Frame 1 (no input): blank canvas, image omitted
Frame 60 (the mouse pressed at the canvas centre just before this capture): blank canvas, image omitted
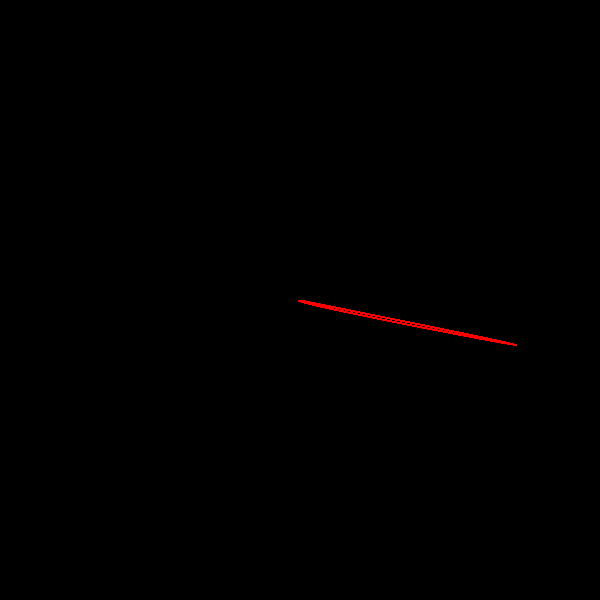
Frame 120 (the mouse held since frame 60 and released just before this capture)

The Processing sketch whose frames 1 and 60 were blank and that drew this single picture after the mouse press (run headless with seeded random() and noise(); from frame 60 on, the mouse is pressed at the canvas centre):

// Processing sketch: processing_136729
// ── processing_136729.pde

int blue = 0;

void setup() {
  size (600, 600);
  background(0);
}
  
  void draw() {
    if (mousePressed) {
      int x1 = mouseX;
    int y1 = mouseY;
    int x2 = mouseX + (width - width/6);
    int y2 = mouseY + width/6;
    int x3 = mouseX - width/20;
    int y3 = mouseY;
    int x4 = width/2;
    int y4 = height/2;
    noFill();
    stroke(255, 0, blue);
    smooth();
    bezier(x1, y1, x2, y2, x3, y3, x4, y4);
   // bezier(350, 100, 500, 200, 130, 200, 300, 300);
   // bezier(150, 450, 75, 100, 400, 450, 300, 300);
  }
  
  }
  void mouseClicked() {
  blue = blue + 10;
}
  
    
    
